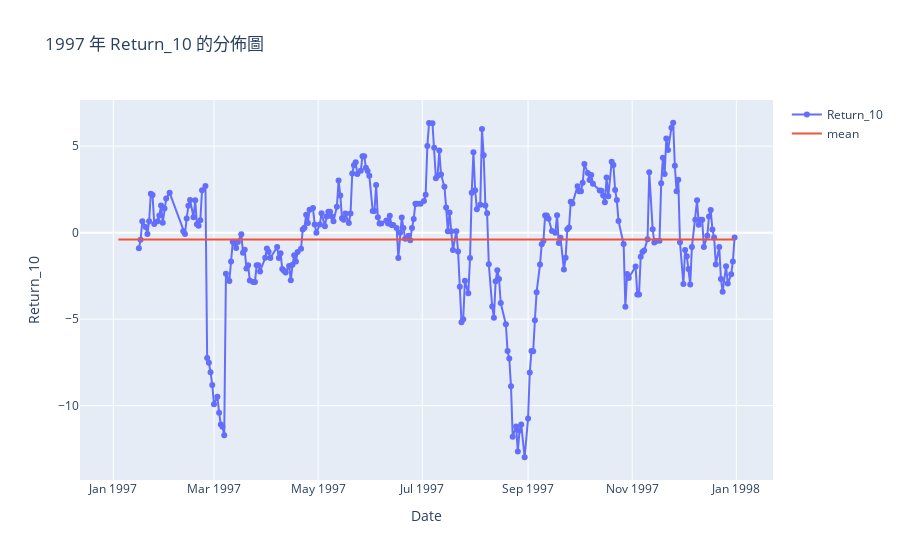

The code cell stored with this chart in its notebook:
### Code cell
single_year_distribution(10, 1997)

### Figure 1 — Plotly figure (JSON) as saved in the notebook; plotly's stock layout.template omitted (floating-point values rounded to 4 significant figures; data arrays with more than 128 entries replaced by an {"elided": "..."} marker saying what was removed)
{"data": [{"mode": "lines+markers", "name": "Return_10", "type": "scatter", "x": {"elided": "287 str values"}, "y": {"elided": "287 float values"}}, {"mode": "lines", "name": "mean", "type": "scatter", "x": {"elided": "287 str values"}, "y": {"elided": "287 float values"}}], "layout": {"title": {"text": "1997 年 Return_10 的分佈圖"}, "xaxis": {"title": {"text": "Date"}}, "yaxis": {"title": {"text": "Return_10"}}}}
